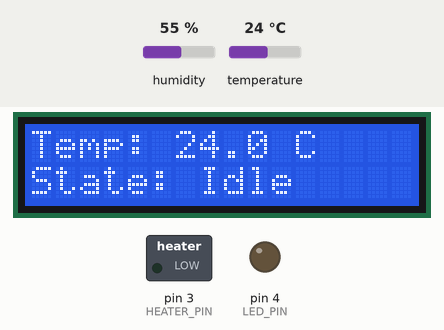
The sketch below on a simulated Arduino Uno, built with avr-gcc and run on an emulated ATmega328P. On the bench: 16×2 character LCD, switched loads named in the sketch (green lamp = pin HIGH), output pins drawn as LEDs (lit = HIGH). Inputs (shaded band) come from the test bench; at power-on: temperature 24 °C, humidity 55 %. What the sketch prints to the serial monitor is not drawn.

Above: at 3.2 s.
3.3 s: temperature set to 22.3 °C
At 5.2 s:
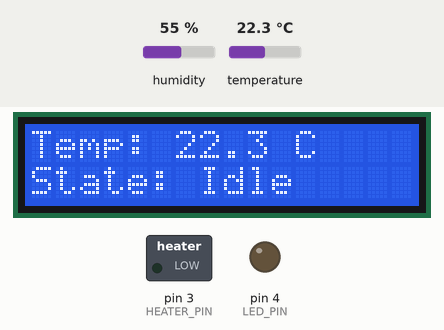
6.0 s: temperature set to 21.6 °C
At 6.8 s:
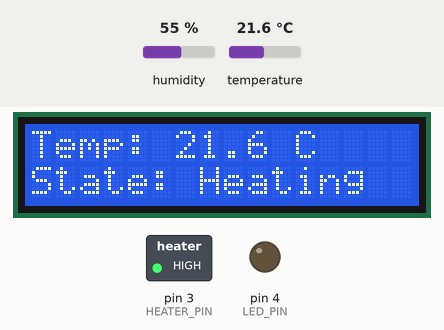
8.7 s: temperature set to 41 °C
At 11.2 s:
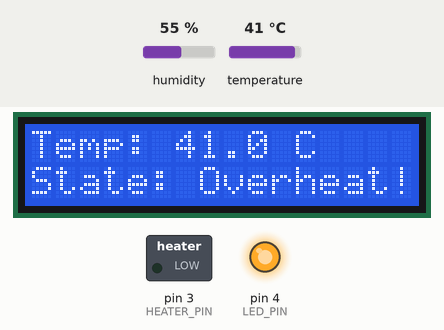
11.9 s: temperature set to 35.3 °C
At 12.8 s:
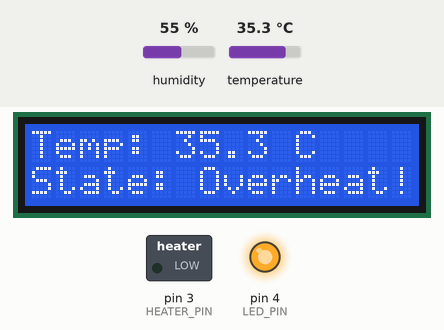
14.6 s: temperature set to 34.2 °C
At 17.2 s:
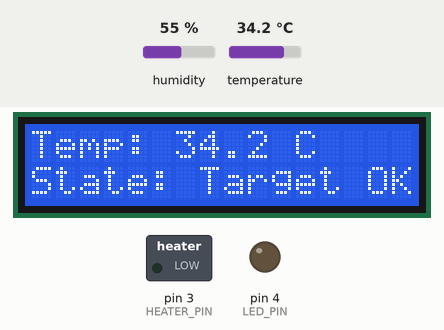
18.1 s: temperature set to 25.4 °C
At 20.0 s:
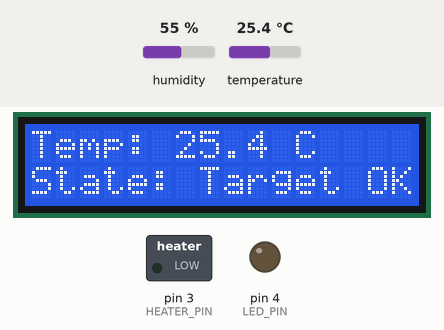
20.8 s: temperature set to 24.5 °C
Timing chart, 0 to 23.8 s (numbered marks = the images above; inputs shaded):
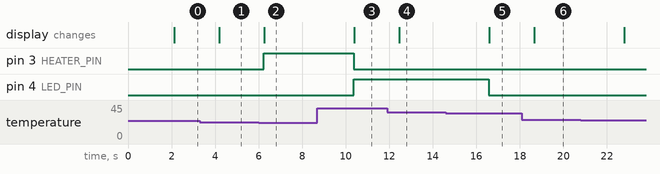

The sketch:

sketch.ino
```cpp
//here goes the code
#include <DHT.h>
#include <Wire.h>
#include <LiquidCrystal_I2C.h>

// === Pin Definitions ===
#define DHTPIN 2            // DHT22 Data pin
#define DHTTYPE DHT22       // Sensor type
#define HEATER_PIN 3        // Output to heater relay / LED
#define LED_PIN 4           // Visual alert (for overheat)

// === Objects ===
DHT dht(DHTPIN, DHTTYPE);
LiquidCrystal_I2C lcd(0x27, 16, 2); // I2C address 0x27, 16x2 LCD

// === Thresholds ===
const float TEMP_LOW = 22.0;
const float TEMP_TARGET = 25.0;
const float TEMP_OVERHEAT = 35.0;

void setup() {
  Serial.begin(9600);
  dht.begin();

  pinMode(HEATER_PIN, OUTPUT);
  pinMode(LED_PIN, OUTPUT);

  lcd.begin(16, 2);   // ✅ Corrected to pass required arguments
  lcd.backlight();
  lcd.clear();
  lcd.setCursor(0, 0);
  lcd.print("Heater System");
  lcd.setCursor(0, 1);
  lcd.print("Initializing...");
  delay(2000);
  lcd.clear();
}

void loop() {
  float temp = dht.readTemperature();

  if (isnan(temp)) {
    Serial.println("Failed to read from DHT sensor!");
    lcd.setCursor(0, 0);
    lcd.print("Sensor Error    ");
    lcd.setCursor(0, 1);
    lcd.print("Check DHT22     ");
    delay(1000);
    return;
  }

  // Determine state and control heater
  String state;

  if (temp < TEMP_LOW) {
    digitalWrite(HEATER_PIN, HIGH);   // Turn heater ON
    digitalWrite(LED_PIN, LOW);
    state = "Heating";
  } else if (temp >= TEMP_TARGET && temp < TEMP_OVERHEAT) {
    digitalWrite(HEATER_PIN, LOW);    // Heater OFF
    digitalWrite(LED_PIN, LOW);
    state = "Target OK";
  } else if (temp >= TEMP_OVERHEAT) {
    digitalWrite(HEATER_PIN, LOW);    // Emergency Heater OFF
    digitalWrite(LED_PIN, HIGH);      // Alert ON
    state = "Overheat!";
  } else {
    digitalWrite(HEATER_PIN, LOW);
    digitalWrite(LED_PIN, LOW);
    state = "Idle";
  }

  // === Serial Monitor Output ===
  Serial.print("Temp: ");
  Serial.print(temp);
  Serial.print(" C | State: ");
  Serial.print(state);
  Serial.print(" | Heater: ");
  Serial.println(digitalRead(HEATER_PIN) ? "ON" : "OFF");

  // === LCD Display Output ===
  lcd.setCursor(0, 0);
  lcd.print("Temp: ");
  lcd.print(temp, 1);
  lcd.print(" C   "); // Pad spaces

  lcd.setCursor(0, 1);
  lcd.print("State: ");
  lcd.print(state);
  int spaces = 16 - 7 - state.length();
  while (spaces-- > 0) lcd.print(" ");

  delay(1000); // Delay 1 sec
}
```

Measured:
- the behaviour switches between 22 and 21.9 °C on temperature (found by bisection; images 1 and 2)
- the behaviour switches between 35 and 34.9 °C on temperature (found by bisection; images 4 and 5)
- after the input at 3.3 s, the display: changes after 0.90 s (image 1)
- after the input at 6.0 s, pin 3 (HEATER_PIN): LOW → HIGH after 0.24 s; the display: changes after 0.27 s (image 2)
- after the input at 8.7 s, pin 3 (HEATER_PIN): HIGH → LOW after 1.7 s; pin 4 (LED_PIN): LOW → HIGH after 1.7 s; the display: changes after 1.7 s (image 3)
- after the input at 11.9 s, the display: changes after 0.57 s (image 4)
- after the input at 14.6 s, pin 4 (LED_PIN): HIGH → LOW after 2.0 s; the display: changes after 2.0 s (image 5)
- after the input at 18.1 s, the display: changes after 0.57 s (image 6)
